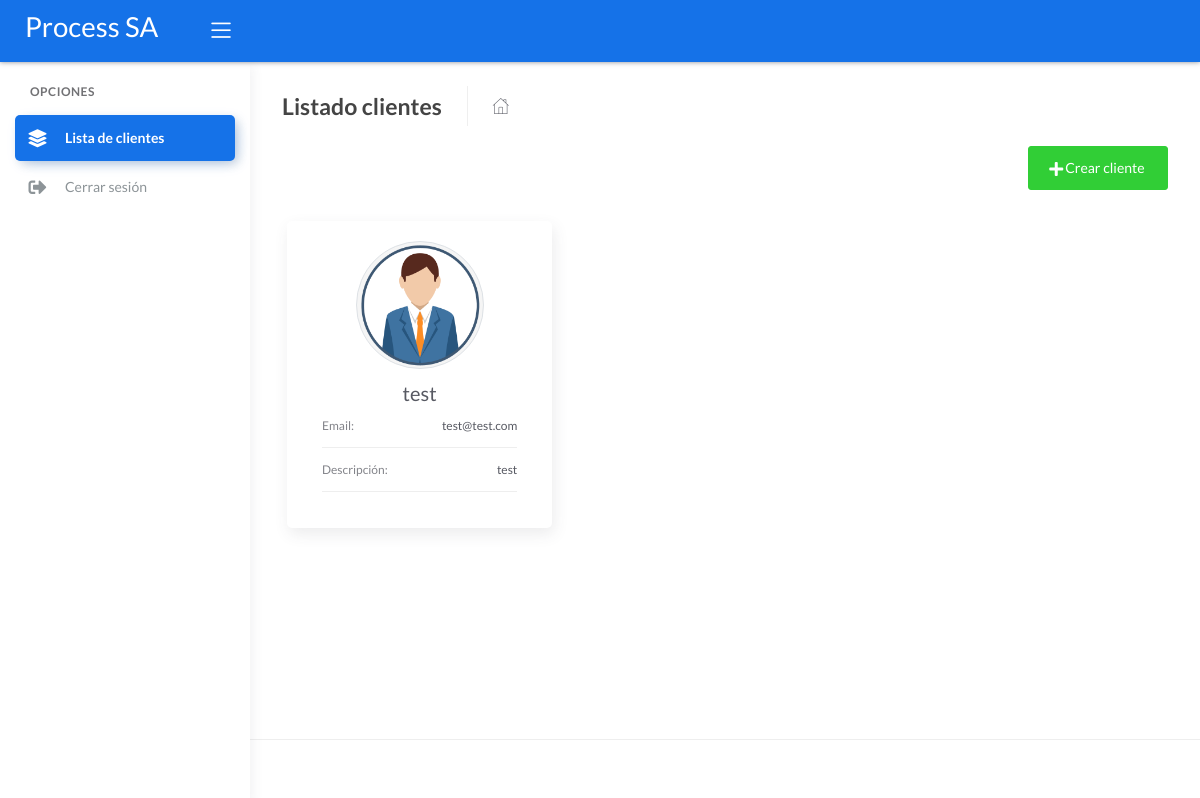
Page /client_list (signed in) on the earlier database version.
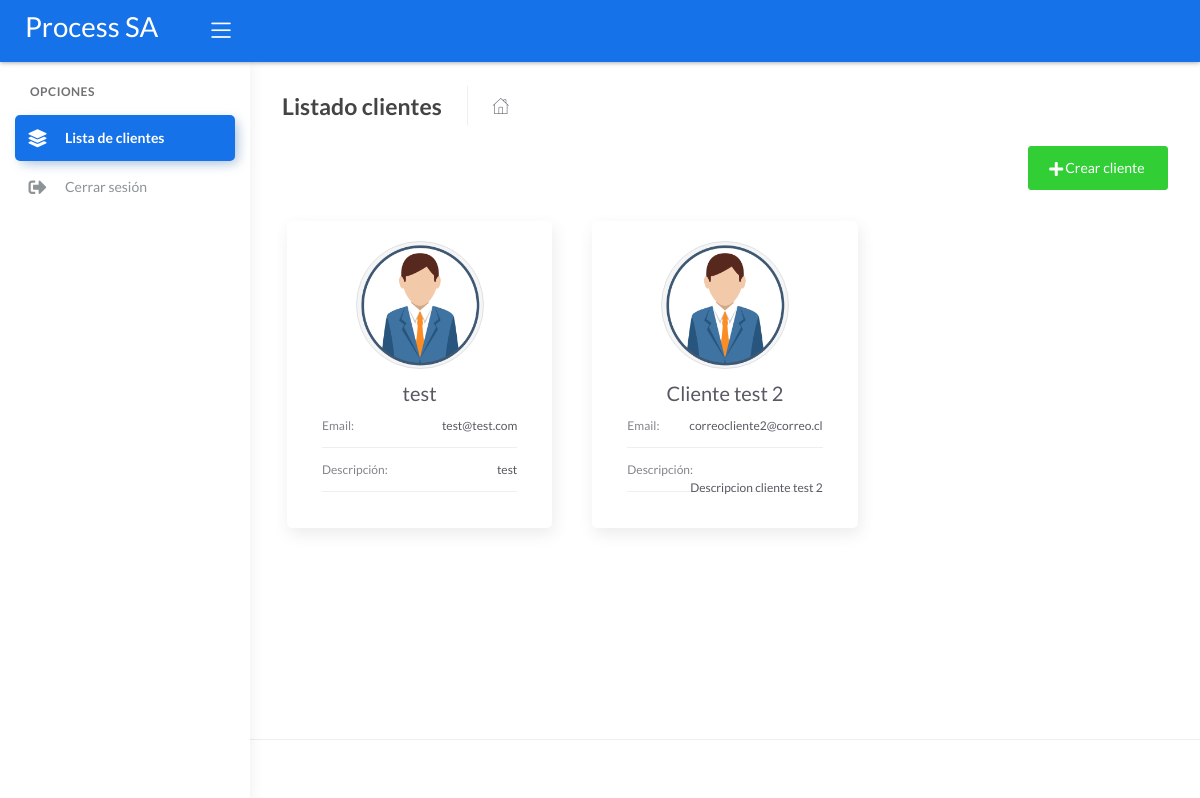
Same page on the later database version.
### processCore/models.py (models this page shows, shortened)
class Client(models.Model):
    name = models.CharField(max_length=100)
    email = models.EmailField()
    description = models.TextField(max_length=200)
    created_at = models.DateTimeField(auto_now_add=True)
    disabled = models.BooleanField(default = False)

### processCore/views.py (the view)
# urls.py: path('client_list', views.client_list, name="client_list"),
@login_required(login_url="/login/")
def client_list(request):
    current_user = request.user
    context = {}
    context['client_list'] = Client.objects.all()
    context['employee'] = userModel.objects.get(user=current_user)
    return render(request, 'index.html', context=context)

### processCore/templates/index.html (shortened to what this page needs)
{% extends "layouts/base.html" %}
{% block content %}
{% load static %}
    <div class="page-inner">
        <div class="page-header">
            <h4 class="page-title">Listado clientes</h4>
            <ul class="breadcrumbs">
                <li class="nav-home">
                    <a href="{% url 'client_list' %} ">
                        <i class="flaticon-home"></i>
                    </a>
                </li>
            </ul>
        </div>
        {% if employee.role == 0 or employee.role == 2 %}
            <div style="margin-bottom: 75px;">
                <a href="{% url 'add_client'%}" class="mb-5"><button class="btn btn-success pull-right"><span class="btn-label"></span>Crear cliente</button></a>
            </div>
        {% endif %}
        <div class="row">
            {% for client in client_list %}
            <div class="col-md-4">
                <div class="card-pricing">
                    <div class="card">
                        <div class="card-body">
                            <div class="col-md-12 mb-2">
                                <a href="{% url 'process_list' client_pk=client.pk %}">
                                    <center>
                                        <img src="/static/assets/img/client.png" class="avatar avatar-xxl rounded-circle border" alt="logo" style="background-color: whitesmoke;"/>
                                    </center>
                                </a>
                            </div>
                            <div class="col-md-12">
                                <a class="card-header card-title" href="{% url 'process_list' client_pk=client.pk %}">{{ client.name }}</a>
                                <ul class="specification-list">
                                    <li>
                                        <span class="name-specification">Email:</span>
                                        <span class="status-specification">{{ client.email }}</span>
                                    </li>
                                    <li>
                                        <span class="name-specification">Descripción:</span>
                                        <span class="status-specification">{{ client.description }}</span>
                                    </li>
                                </ul>
                            </div>
                        </div>
                    </div>
                </div>
            </div>
            {% endfor %}
        </div>
    </div>
{% endblock content %}

### processCore/templates/layouts/base.html (shortened to what this page needs)
<!DOCTYPE html>
<html lang="en">
<head>
	<link rel="stylesheet" href="/static/assets/css/bootstrap.min.css">
	<link rel="stylesheet" href="/static/assets/css/atlantis.min.css">
	<link rel="stylesheet" href="/static/assets/css/demo.css">
</head>
<body data-background-color="bg2">
	<div class="wrapper {% block layout %}{% endblock layout %}">
		{% include 'includes/navigation.html' %}
		{% include 'includes/sidenav.html' %}
		<div class="main-panel">
			<div class="content">
				{% block content %}{% endblock content %}
			</div>
			{% include 'includes/footer.html' %}
		</div>
	</div>
</body>
</html>

### processCore/templates/includes/navigation.html (shortened to what this page needs)
		<div class="main-header">
			<div class="logo-header" data-background-color="blue">
				<a href="{% url 'client_list' %}">
					<h1 class="text-white">Process SA</h1>
				</a>
				<div class="nav-toggle">
					<button class="btn btn-toggle toggle-sidebar">
						<i class="icon-menu"></i>
					</button>
				</div>
			</div>
			<nav class="navbar navbar-header navbar-expand-lg" data-background-color="blue">
			</nav>
		</div>

### processCore/templates/includes/sidenav.html (shortened to what this page needs)
		<div class="sidebar sidebar-style-2" data-background-color="white">
			<div class="sidebar-wrapper scrollbar scrollbar-inner">
				<div class="sidebar-content">
					{% if user.is_authenticated %}
						<ul class="nav nav-primary">
							<li class="nav-section">
								<h4 class="text-section">Opciones</h4>
							</li>
							<li class="nav-item active">
								<a href="{% url 'client_list' %}">
									<i class="fas fa-layer-group"></i>
									<p>Lista de clientes</p>
								</a>
							</li>
							<li class="nav-item ">
								<a class="nav-link" href="{% url 'logout' %}" >
								  <i class="fas fa-sign-out-alt"></i>
								  <p>Cerrar sesión</p>
								</a>
						  	</li>
						</ul>
					{% endif %}
				</div>
			</div>
		</div>

### processCore/templates/includes/footer.html (shortened to what this page needs)
  <footer class="footer">
  </footer>

Differences in the rows shown:
added Client: name "Cliente test 2", email "correocliente2@correo.cl", description "Descripcion cliente test 2"
